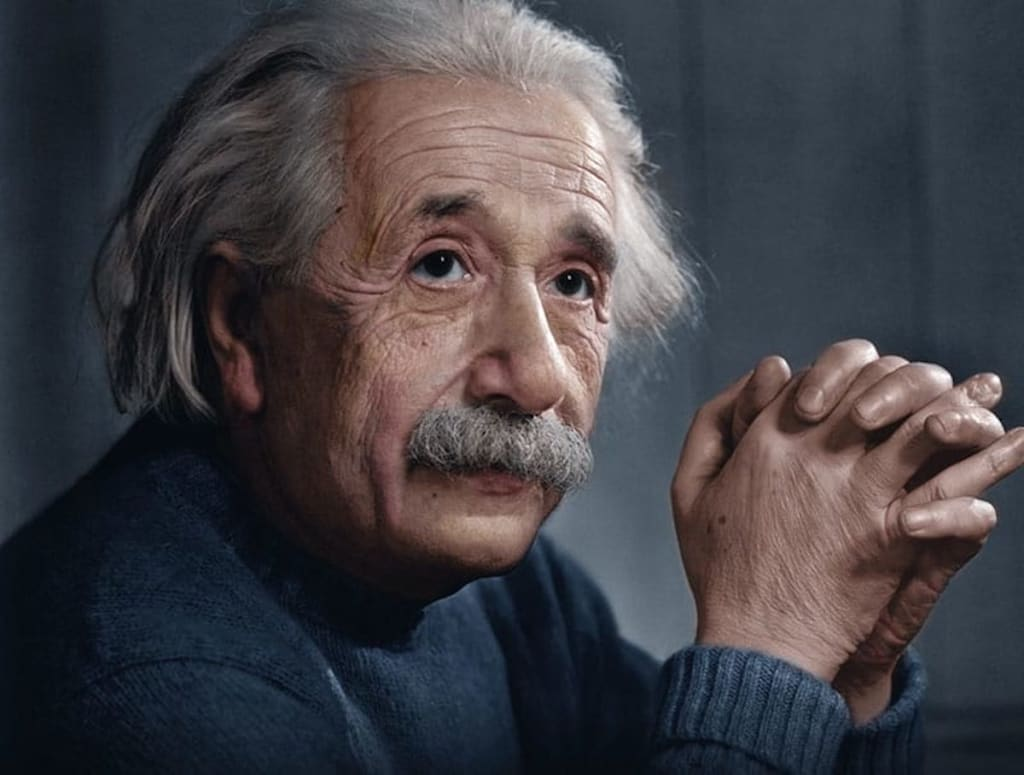
#> input picture FaceRecognition/person3.jpg, 1024 x 775 px
$ python -i FaceRecognitionExample02.py   (imports and definitions only)
#> lines starting #> are read from the running program, lines starting #| are printed output that depends on the picture
import cv2
import numpy as np
import gradio as gr
from PIL import ImageFont, ImageDraw, Image
import sys

# 한글 폰트 파일 경로 (반드시 프로젝트 디렉터리에 .ttf 파일이 필요합니다)
FONT_PATH = "NanumGothic-Regular.ttf"  # 적절한 한글 폰트 파일로 수정하세요
FONT_SIZE = 32

# 훈련된 LBPH 인식기와 Haar Cascade 분류기 로드
# [10 lines not run here, left out]

# 인식할 사람의 이름 리스트 (훈련 시 사용된 ID 순서와 일치해야 함)
names = ['None', '아인슈타인', '모르는 사람'] # 실제 데이터에 맞게 수정

def put_text_korean(img, text, org, font_path=FONT_PATH, font_size=FONT_SIZE, color=(255,255,255)):
    """이미지에 한글(및 영문) 텍스트를 씁니다."""
    img_pil = Image.fromarray(cv2.cvtColor(img, cv2.COLOR_BGR2RGB))
    draw = ImageDraw.Draw(img_pil)
    try:
        font = ImageFont.truetype(font_path, font_size)
    except OSError:
        font = ImageFont.load_default()
    # color: BGR → RGB
    draw.text(org, text, font=font, fill=(color[2], color[1], color[0]))
    return cv2.cvtColor(np.array(img_pil), cv2.COLOR_RGB2BGR)

def authenticate_face(image):
    authentication_status = "인증되지 않음 (Not Authenticated)"
    gray = cv2.cvtColor(image, cv2.COLOR_RGB2GRAY)
    # Pillow와 호환을 위해 BGR로 변환
    result_image = cv2.cvtColor(image, cv2.COLOR_RGB2BGR)
    faces = face_cascade.detectMultiScale(
        gray,
        scaleFactor=1.2,
        minNeighbors=5,
        minSize=(30, 30)
    )

    if len(faces) == 0:
        # Gradio 출력은 RGB여야 함
        return "얼굴을 찾을 수 없습니다 (No face detected)", cv2.cvtColor(result_image, cv2.COLOR_BGR2RGB)

    for (x, y, w, h) in faces:
        roi_gray = gray[y:y + h, x:x + w]
        id, confidence = recognizer.predict(roi_gray)

        if confidence < 70 and 0 <= id < len(names):
            authentication_status = "인증되었습니다 (Authenticated)"
            predicted_name = names[id]
            confidence_text = f"{round(100 - confidence)}%"
            color = (0, 255, 0)
        else:
            predicted_name = "Unknown"
            confidence_text = ""
            color = (255, 0, 0)

        cv2.rectangle(result_image, (x, y), (x + w, y + h), color, 2)
        # 한글 이름
        result_image = put_text_korean(
            result_image, predicted_name, (x + 5, y - 35), font_size=FONT_SIZE, color=color
        )
        # 신뢰도 (숫자, 한글 아님)
        if confidence_text:
            result_image = put_text_korean(
                result_image, confidence_text, (x + 5, y + h - 5), font_size=FONT_SIZE-4, color=(255,255,0)
            )

    # Gradio 출력은 RGB여야 함
    return authentication_status, cv2.cvtColor(result_image, cv2.COLOR_BGR2RGB)

# [10 lines that did not run here, left out]

# [1 line not run here, left out]

>>> import cv2
>>> picture = cv2.cvtColor(cv2.imread('person3.jpg'), cv2.COLOR_BGR2RGB)
>>> result = authenticate_face(picture)
#> in authenticate_face, `gray = cv2.cvtColor(image, cv2.COLOR_RGB2GRAY)`:
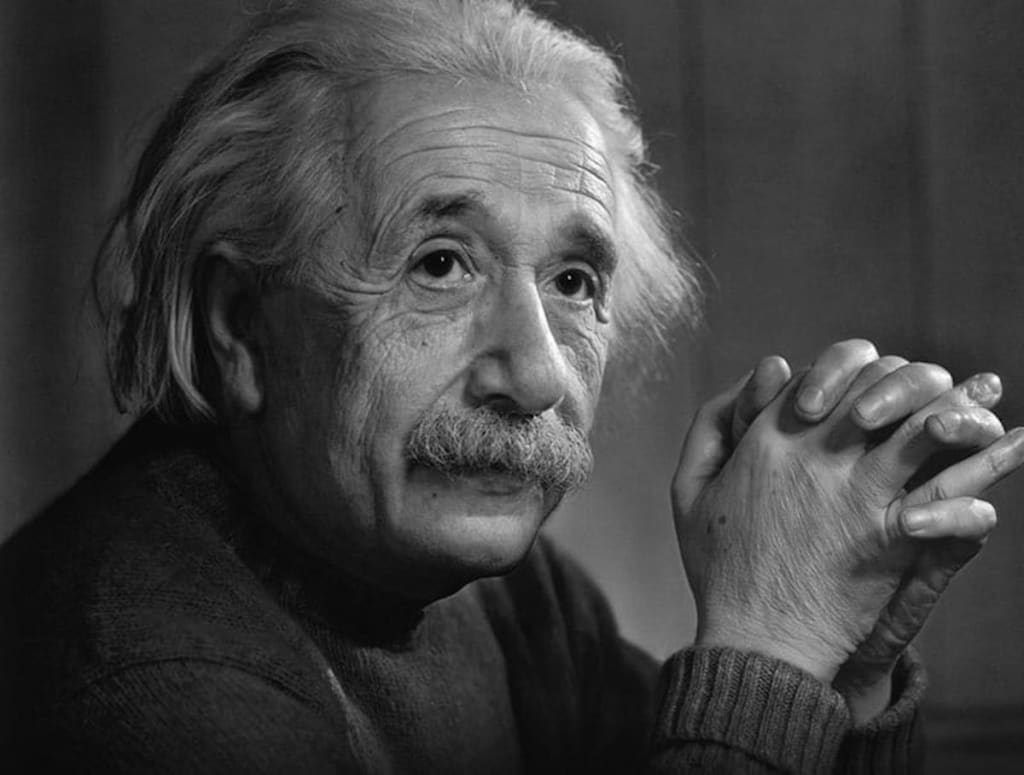
#> gray: shape (775, 1024); min 0, max 255, mean 64.9
#> in authenticate_face, result_image is the input picture: shape (775, 1024, 3); mean B, G, R 68.7, 63.7, 65.9
#> (the run stopped early here; a loop or call above may not have finished)
